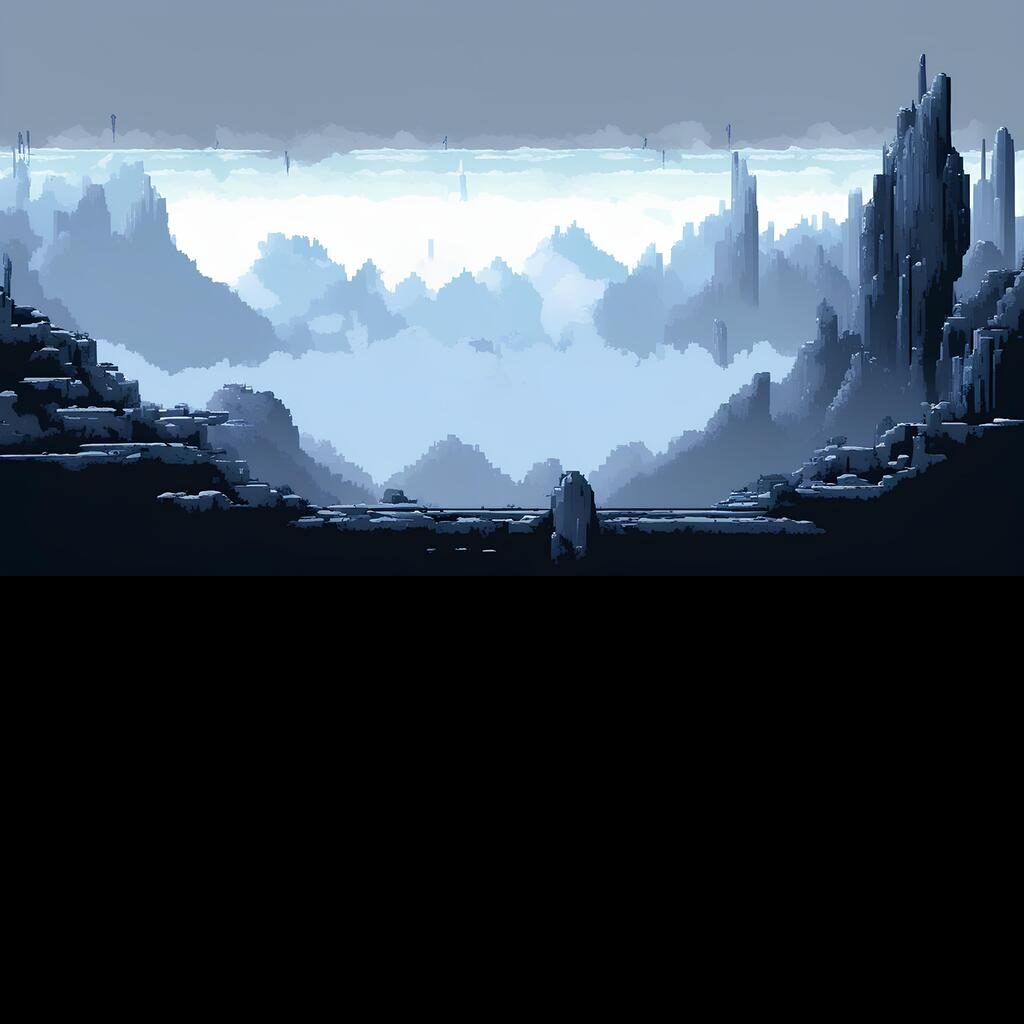

Tiled map render using the project's own tile images. Description and the map definition, with tile-layer contents summarised, below:
An orthogonal 64x64 tile map with 16x16 px tiles, 1 tile layer (Слой тайлов 1).

<map version="1.10" tiledversion="1.10.2" orientation="orthogonal" renderorder="right-down" width="64" height="64" tilewidth="16" tileheight="16" infinite="0" nextlayerid="2" nextobjectid="1">
 <tileset firstgid="1" name="full" tilewidth="16" tileheight="16" tilecount="4824" columns="134">
  <image source="for_map/full.png" width="2144" height="576" />
 </tileset>
 <layer id="1" name="Слой тайлов 1" width="64" height="64">
  <data>[4096 cells, 2304 non-empty, 2304 distinct tile ids]</data>
 </layer>
</map>